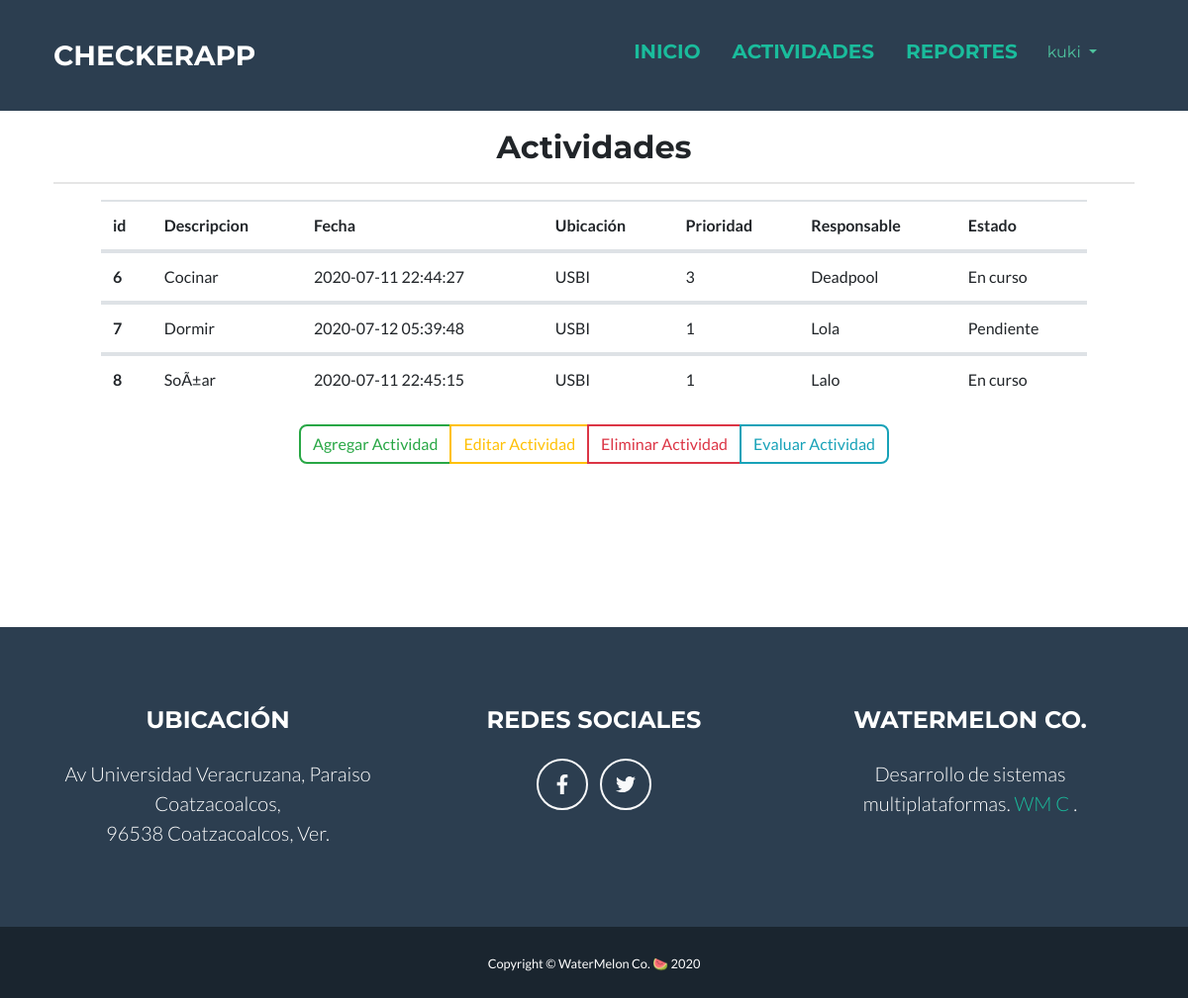
The app's page /docenteActividades.php (signed in) with its own data.
### tables this page shows
CREATE TABLE `Actividad` (
  `Id_Actividad` int(11) NOT NULL,
  `Id_Docente` int(11) NOT NULL,
  `Id_Alumno` int(11) NOT NULL,
  `Descripcion_Actividad` varchar(50) NOT NULL,
  `Fecha_Actividad` timestamp NOT NULL DEFAULT CURRENT_TIMESTAMP ON UPDATE CURRENT_TIMESTAMP,
  `Prioridad` int(11) NOT NULL,
  `Id_Ubicacion` int(11) NOT NULL,
  `Estado_Actividad` int(10) NOT NULL
);

CREATE TABLE `Ubicacion` (
  `Id_Ubicacion` int(11) NOT NULL,
  `Nombre_Ubicacion` varchar(20) NOT NULL,
  `Descripcion_Ubicacion` varchar(50) NOT NULL,
  `Foto_Ubicacion` mediumblob NOT NULL
);

CREATE TABLE `Alumno` (
  `Id_Alumno` int(11) NOT NULL,
  `Nombre_Alumno` varchar(20) NOT NULL,
  `Matricula_Alumno` varchar(20) NOT NULL,
  `Licenciatura_Alumno` varchar(15) NOT NULL,
  `Facultad` varchar(30) NOT NULL,
  `Id_Docente` int(11) NOT NULL,
  `Contrasena_Alumno` varchar(255) NOT NULL,
  `Estado_Alumno` int(11) NOT NULL
);

### docenteActividades.php (the view, shortened to what this page needs)
<?php include("conexion.php"); ?>
<?php
if (isset($_SESSION['docente'])) {
?>
<!DOCTYPE html>
<html lang="en">
    <head>
        <link rel="stylesheet" href="https://stackpath.bootstrapcdn.com/bootstrap/4.5.0/css/bootstrap.min.css">
        <link href="css/styles.css" rel="stylesheet" />
    </head>
    <body id="page-top">
        <nav class="navbar navbar-expand-lg bg-secondary text-uppercase fixed-top" id="mainNav">
            <div class="container">
                <a class="navbar-brand js-scroll-trigger" href="index.php">CheckerApp</a>
                <div class="collapse navbar-collapse" id="navbarResponsive">
                    <ul class="navbar-nav ml-auto">
                        <div class="container">
                  <a href="perfilDocente.php" class="nav-link py-3 px-0 px-lg-3 rounded js-scroll-trigger"><h5>Inicio</h5></a>
                  <a href="docenteActividades.php" class="nav-link py-3 px-0 px-lg-3 rounded js-scroll-trigger"><h5>Actividades</h5></a>
                  <a href="docenteReportes.php" class="nav-link py-3 px-0 px-lg-3 rounded js-scroll-trigger"><h5>Reportes</h5></a>
                  <h2><div class="dropdown ">
                    <button style="color:#4EC39E" class="btn btn-succes dropdown-toggle" type="button" id="dropdownMenuButton" data-toggle="dropdown" aria-haspopup="true" aria-expanded="false">
                      <?php
                      $nombre = $_SESSION['docente']['Nombre_Docente'];
                      echo $nombre; ?>
                    </button>
                    </h2>
                  </div>
                </div>
                </div>
        </nav>
        <section class="page-section portfolio" id="Nosotros">
            <div class="container">
      <div class="textoPrincipal" style="text-align: center; margin-top:10px;"><br>
        <h2>Actividades</h2>
        <hr>
      </div>
            <div class="container">
      <div class="container">
        <center>
            <div class="table-responsive">
          <table class="table" id="actividades">
            <thead>
              <tr>
                <th scope="col">id</th>
                <th scope="col">Descripcion</th>
                <th scope="col">Fecha</th>
                <th scope="col">Ubicación</th>
                <th scope="col">Prioridad</th>
                <th scope="col">Responsable</th>
                <th scope="col">Estado</th>
              </tr>
            </thead>
            <?php
            $idDoc = $_SESSION['docente']['Id_Docente'];
            $sql = "SELECT ac.Id_Actividad, al.Nombre_Alumno, ac.Prioridad, ac.Descripcion_Actividad, ac.Fecha_Actividad, u.Nombre_Ubicacion, ac.Estado_Actividad FROM Actividad ac, Alumno al, Ubicacion u WHERE ac.Id_Alumno = al.Id_Alumno AND ac.Id_Ubicacion = u.Id_Ubicacion  AND ac.Id_Docente = '$idDoc' ORDER BY Id_Actividad ASC";
            $resultadoActividades = mysqli_query($conexion_BD, $sql);
            while ($tab = mysqli_fetch_array($resultadoActividades)) {    ?>
              <tbody>
                <tr>
                  <th scope="row"><?php echo $tab['Id_Actividad'] ?></th>
                  <td><?php echo $tab['Descripcion_Actividad'] ?></td>
                  <td><?php echo $tab['Fecha_Actividad'] ?></td>
                  <td><?php echo $tab['Nombre_Ubicacion'] ?></td>
                  <td><?php echo $tab['Prioridad'] ?></td>
                  <td><?php echo $tab['Nombre_Alumno'] ?></td>
                  <td><?php if ($tab['Estado_Actividad'] == 0) {
                    $estado = "Pendiente";
                  }elseif ($tab['Estado_Actividad'] == 1) {
                    $estado = "En curso";
                  }elseif ($tab['Estado_Actividad'] == 2) {
                    $estado = "En Pausa";
                  }elseif ($tab['Estado_Actividad'] == 3) {
                    $estado = "Esperando evaluación";
                  }else{
                    $estado = "Realizado";
                  }
                  echo $estado ?></td>
                </tr>
              </tbody>
            <?php } ?>
          </table>
          </div>
        </center>
      </div>
      <center>
        <div class="btn-group" role="group" aria-label="Basic example" style="margin: 5px;">
          <button type="button" class="btn btn-outline-success" data-toggle="modal" data-target="#exampleModal" data-whatever="@mdo">Agregar Actividad
          </button>
          <button type="button" class="btn btn-outline-warning" data-toggle="modal" data-target="#exampleModal0" data-whatever="@mdo">Editar Actividad
          </button>
          <button type="button" class="btn btn-outline-danger" data-toggle="modal" data-target="#exampleModal2" data-whatever="@mdo">Eliminar Actividad
          </button>
          <button type="button" class="btn btn-outline-info" data-toggle="modal" data-target="#exampleModal3" data-whatever="@mdo">Evaluar Actividad
          </button>
        </div>
      </center>
      <div class="container mt-2 pt-2">
      </div>
        <div class="container mt-2 pt-2">
      </div>
        <div class="container mt-2 pt-2">
        </div>
        <div class="container mt-2 pt-2">
        </div>
      </div>
    </div>
        </section>
        <footer class="footer text-center">
            <div class="container">
                <div class="row">
                    <div class="col-lg-4 mb-5 mb-lg-0">
                        <h4 class="text-uppercase mb-4">Ubicación</h4>
                        <p class="lead mb-0">
                            Av Universidad Veracruzana, Paraiso Coatzacoalcos,
                            <br />
                            96538 Coatzacoalcos, Ver.
                        </p>
                    </div>
                    <div class="col-lg-4 mb-5 mb-lg-0">
                        <h4 class="text-uppercase mb-4">Redes Sociales</h4>
                        <a class="btn btn-outline-light btn-social mx-1" href="https://es-la.facebook.com/UV-Regi%C3%B3n-Veracruz-199921303420787/"><i class="fab fa-fw fa-facebook-f"></i></a>
                        <a class="btn btn-outline-light btn-social mx-1" href="https://twitter.com/saraldeg?lang=es"><i class="fab fa-fw fa-twitter"></i></a>
                    </div>
                    <div class="col-lg-4">
                        <h4 class="text-uppercase mb-4">WaterMelon Co.</h4>
                        <p class="lead mb-0">
                            Desarrollo de sistemas multiplataformas.
                            <a href="https://es-la.facebook.com/yael.vargas.75685">WM C</a>
                            .
                        </p>
                    </div>
                </div>
            </div>
        </footer>
        <div class="copyright py-4 text-center text-white">
            <div class="container"><small>Copyright © WaterMelon Co. 🍉  2020</small></div>
        </div>
    </body>
</html>
<?php }elseif (isset($_SESSION['alumno'])) {
    header("location: perfilAlumno.php");
}else{
    header("location: index.php");
}
?>

### records on screen
actividad: Id_Actividad "6", Descripcion_Actividad "Cocinar", Fecha_Actividad "2020-07-11 22:44:27", Id_Ubicacion.Nombre_Ubicacion "USBI", Prioridad "3", Id_Alumno.Nombre_Alumno "Deadpool", Estado_Actividad "En curso"
actividad: Id_Actividad "7", Descripcion_Actividad "Dormir", Fecha_Actividad "2020-07-12 05:39:48", Id_Ubicacion.Nombre_Ubicacion "USBI", Prioridad "1", Id_Alumno.Nombre_Alumno "Lola", Estado_Actividad "Pendiente"
actividad: Id_Actividad "8", Descripcion_Actividad "SoÃ±ar", Fecha_Actividad "2020-07-11 22:45:15", Id_Ubicacion.Nombre_Ubicacion "USBI", Prioridad "1", Id_Alumno.Nombre_Alumno "Lalo", Estado_Actividad "En curso"

### other values on screen
$nombre "kuki"
